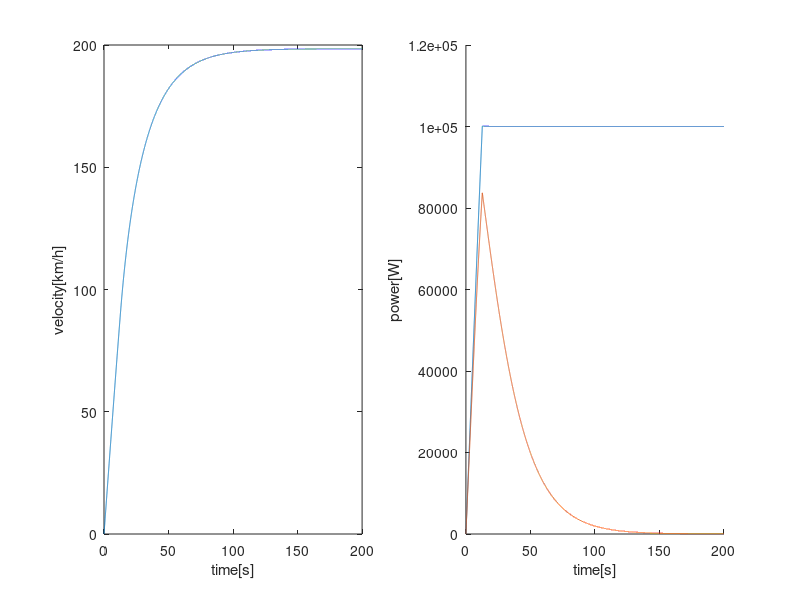

The MATLAB source for this figure:
%% 3
%% given value
m = 1800;
roll_coeff = 0.02;
drag_coeff = 0.4;
air_density = 1.202;
area = 2;
force =  4000;
gravity = 9.806;
max_power = 100e3;

%% Simulation time
ti = 0;
tf = 200;
sampling_time = 0.01;

%% initialization
t = ti:sampling_time:tf;
n = length(t);
vel_i = 0;
vel = zeros(n,1);
power = zeros(n,1);
power_net = zeros(n,1);

%% simulation

roll = roll_coeff * m * gravity;
for i = 2:n
    if power(i-1 ) > max_power
        force = max_power/vel_i;
    end
    air_drag = air_density * area * drag_coeff * vel_i^2 / 2;
    net_force = force - roll - air_drag;
    acc = net_force/m
    vel_i = vel_i + acc * sampling_time;

    power(i) = force * vel_i;
    power_net(i) = net_force * vel_i;
    vel(i) = vel_i;
end
vel = vel * 3600/1000

figure(1);
subplot(121);
title('acceleration problem 2'); grid on;
plot(t, vel);
xlabel('time[s]'); ylabel('velocity[km/h]');
subplot(122);
hold on;
plot(t, power);
plot(t, power_net);
xlabel('time[s]'); ylabel('power[W]');
hold off;
